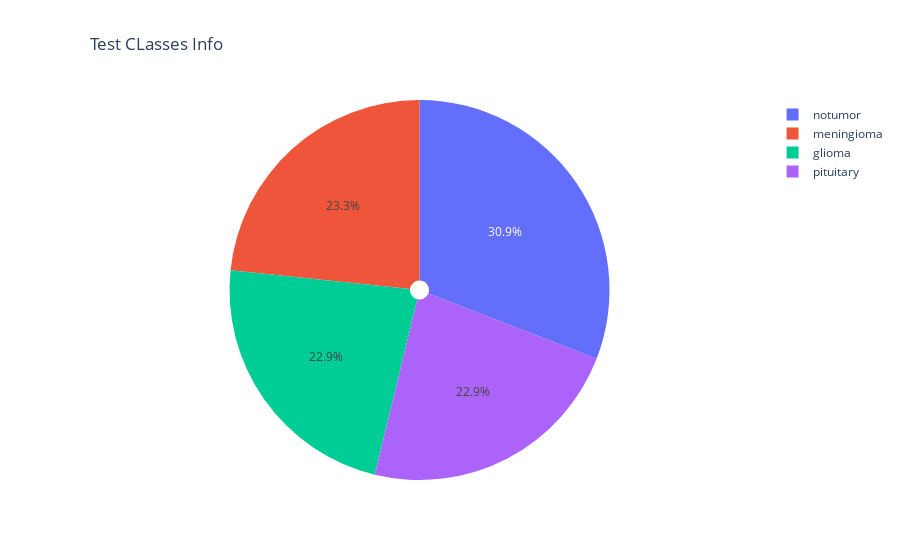

Notebook source saved alongside this figure:
### Code cell
test_classes_info = {}
classes = sorted(os.listdir(testDir))
for name in classes:
    if not name.startswith('.'): 
        test_classes_info[name] = len(os.listdir(testDir + f'/{name}'))
print(test_classes_info)
fig = px.pie(names=test_classes_info.keys(),values=test_classes_info.values(),hole=0.05,title='Test CLasses Info')
fig.update_layout({'title':{"x":0.1}})
fig.show()

### Figure 1 — Plotly figure (JSON) as saved in the notebook; plotly's stock layout.template omitted (floating-point values rounded to 4 significant figures)
{"data": [{"domain": {"x": [0, 1], "y": [0, 1]}, "hole": 0.05, "hovertemplate": "label=%{label}<br>value=%{value}<extra></extra>", "labels": ["glioma", "meningioma", "notumor", "pituitary"], "legendgroup": "", "name": "", "showlegend": true, "type": "pie", "values": [300, 306, 405, 300]}], "layout": {"legend": {"tracegroupgap": 0}, "title": {"text": "Test CLasses Info", "x": 0.1}}}
